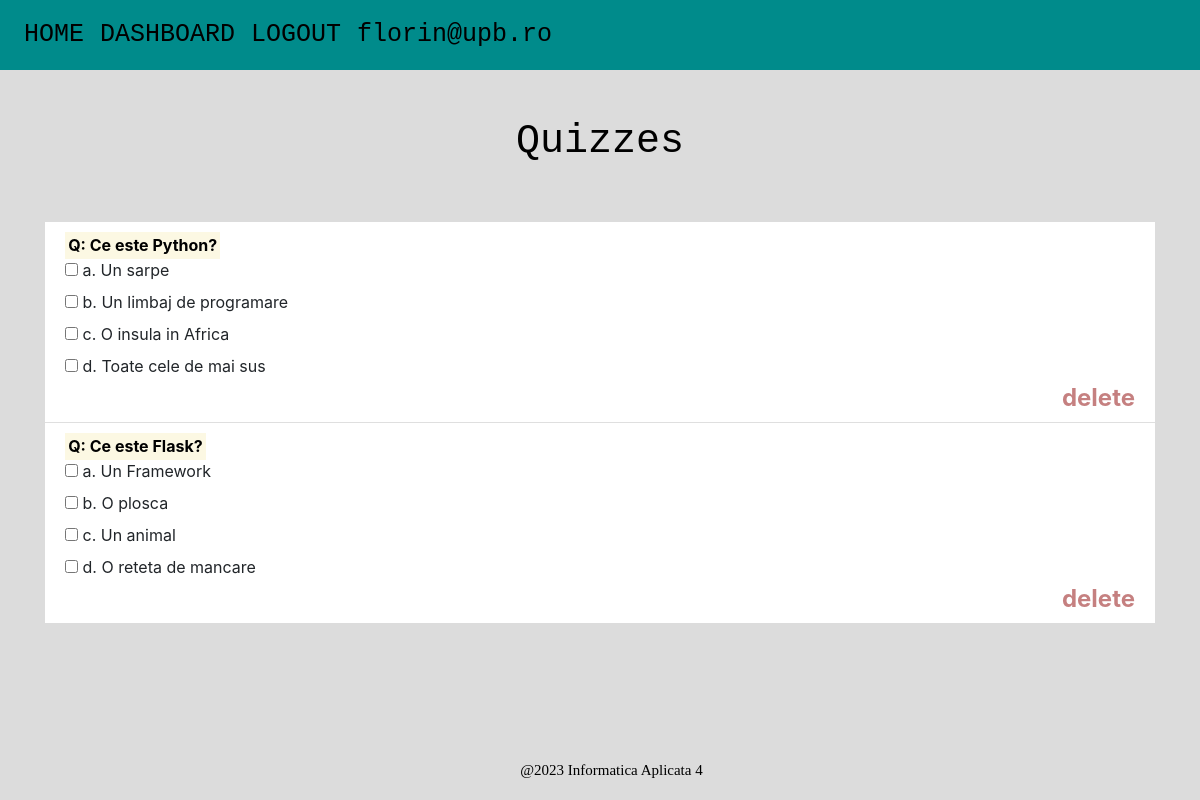
Page /dashboard (signed in) on the committed database.
### website/models.py (models this page shows)
class User(db.Model, UserMixin):
    id = db.Column(db.Integer, primary_key=True)
    email = db.Column(db.String(50), unique=True)
    password = db.Column(db.String(50))
    first_name = db.Column(db.String(50))
    last_name = db.Column(db.String(50))
    quizzes = db.relationship('Quiz')

class Quiz(db.Model):
    id = db.Column(db.Integer, primary_key=True)
    no_questions = db.Column(db.Integer)
    question = db.Column(db.String(100))
    no_answers = db.Column(db.Integer)
    answer1 = db.Column(db.String(50))
    answer1_is_correct = db.Column(db.Boolean)
    answer2 = db.Column(db.String(50))
    answer2_is_correct = db.Column(db.Boolean)
    answer3 = db.Column(db.String(50))
    answer3_is_correct = db.Column(db.Boolean)
    answer4 = db.Column(db.String(50))
    answer4_is_correct = db.Column(db.Boolean)
    user_id = db.Column(db.Integer, db.ForeignKey('user.id'))

### website/views.py (the view)
@views.route('/dashboard', methods=['GET'])
@login_required
def dashboard():
    return render_template("dashboard.html", user=current_user)

### website/__init__.py (called while the page is built)
def create_app():
    app = Flask(__name__)
    app.config['SECRET_KEY'] = 'very important'
    app.config['SQLALCHEMY_DATABASE_URI'] = f'sqlite:///{DB_NAME}'
    db.init_app(app)
    from .views import views
    from .auth import auth
    app.register_blueprint(views, url_prefix='/')
    app.register_blueprint(auth, url_prefix='/')
    from .models import User, Quiz
    create_database(app)
    login_manager = LoginManager()
    login_manager.login_view = 'auth.login'
    login_manager.init_app(app)
    @login_manager.user_loader
    def load_user(id):
        return User.query.get(int(id))
    return app

### website/templates/dashboard.html (shortened to what this page needs)
{% extends "base.html" %}
{% block content %}
<br/>
<br/>
<h1 align="center" style="color: black; font-family: monospace; font-size: 40px;">Quizzes</h1>
<br/>
<br/>
<ul class="list-group list-group-flush" id="quizzes">
    {% for quiz in user.quizzes %}
    <li class="list-group-item">
        <span class="label font-weight-bold"><mark>{{'Q: ' + quiz.question}}</mark></span><br/>
        <input type="checkbox" id="answer1_is_correct" name="answer1_is_correct">
        <label for="answer1_is_correct">{{'a. ' + quiz.answer1}}</label><br>
        <input type="checkbox" id="answer2_is_correct" name="answer2_is_correct">
        <label for="answer2_is_correct">{{'b. ' + quiz.answer2}}</label><br>
        <input type="checkbox" id="answer3_is_correct" name="answer3_is_correct">
        <label for="answer3_is_correct">{{'c. ' + quiz.answer3}}</label><br>
        <input type="checkbox" id="answer4_is_correct" name="answer4_is_correct">
        <label for="answer4_is_correct">{{'d. ' + quiz.answer4}}</label><br>
      <button type="button" class="close" onClick="deleteQuiz({{ quiz.id }})">
          <span area-hidden="true" style="color:rgb(141, 4, 4);">delete</span>
      </button>
    </li>
    {% endfor %}
</ul>
{% endblock %}

### website/templates/base.html (shortened to what this page needs)
<!DOCTYPE html>
<html>
<head>
    <link
        rel="stylesheet"
        href="https://stackpath.bootstrapcdn.com/bootstrap/4.4.1/css/bootstrap.min.css"
    />
    <link
        rel="stylesheet"
        href="https://stackpath.bootstrapcdn.com/font-awesome/4.7.0/css/font-awesome.min.css"
    />
</head>
<body style="background-color:gainsboro;">
    <nav class="navbar navbar-expand-lg navbar-dark navbar-custom">
      <div class="collapse navbar-collapse" id="navbar">
        <div class="navbar-nav">
          <a class="nav-item nav-link" id="home" href="/" style="color: black; font-family: monospace; font-size: 25px;">  HOME  </a>
          {% if user.is_authenticated %}
            <a class="nav-item nav-link" id="dashboard" href="/dashboard" style="color: black; font-family: monospace; font-size: 25px;">DASHBOARD</a>
            <a class="nav-item nav-link" id="logout" href="/logout" style="color: black; font-family: monospace; font-size: 25px;">  LOGOUT  </a>
            <a class="nav-item nav-link" id="credentials" href="/credentials" style="color: black; font-family: monospace; font-size: 25px;">{{user.email}}</a>
          {% else %}
            <a class="nav-item nav-link" id="login" href="/login" style="color: black; font-family: monospace; font-size: 25px;">LOGIN</a>
            <a class="nav-item nav-link" id="signUp" href="/sign-up" style="color: black; font-family: monospace; font-size: 25px;">SIGN UP</a>
          {% endif %}
        </div>
       </div>
    </nav>
    <div class="container">
        {% block content %}
        {% endblock %}
    </div>
    <div class="footer">
        <p>@2023 Informatica Aplicata 4</p>
    </div>
</body>
</html>

### website/templates/base.html (style rules this page uses)
.navbar-custom { background-color: darkcyan; }
.footer { font-family:'Trebuchet MS'; font-size: 15px; position: fixed; left: 43.1%; bottom: 0; text-align: center; padding: 3px; color:black; }

### rows in the picture
User: email "florin@upb.ro"
Quiz: question "Q: Ce este Python?", answer1 "a. Un sarpe", answer2 "b. Un limbaj de programare", answer3 "c. O insula in Africa", answer4 "d. Toate cele de mai sus"
Quiz: question "Q: Ce este Flask?", answer1 "a. Un Framework", answer2 "b. O plosca", answer3 "c. Un animal", answer4 "d. O reteta de mancare"
